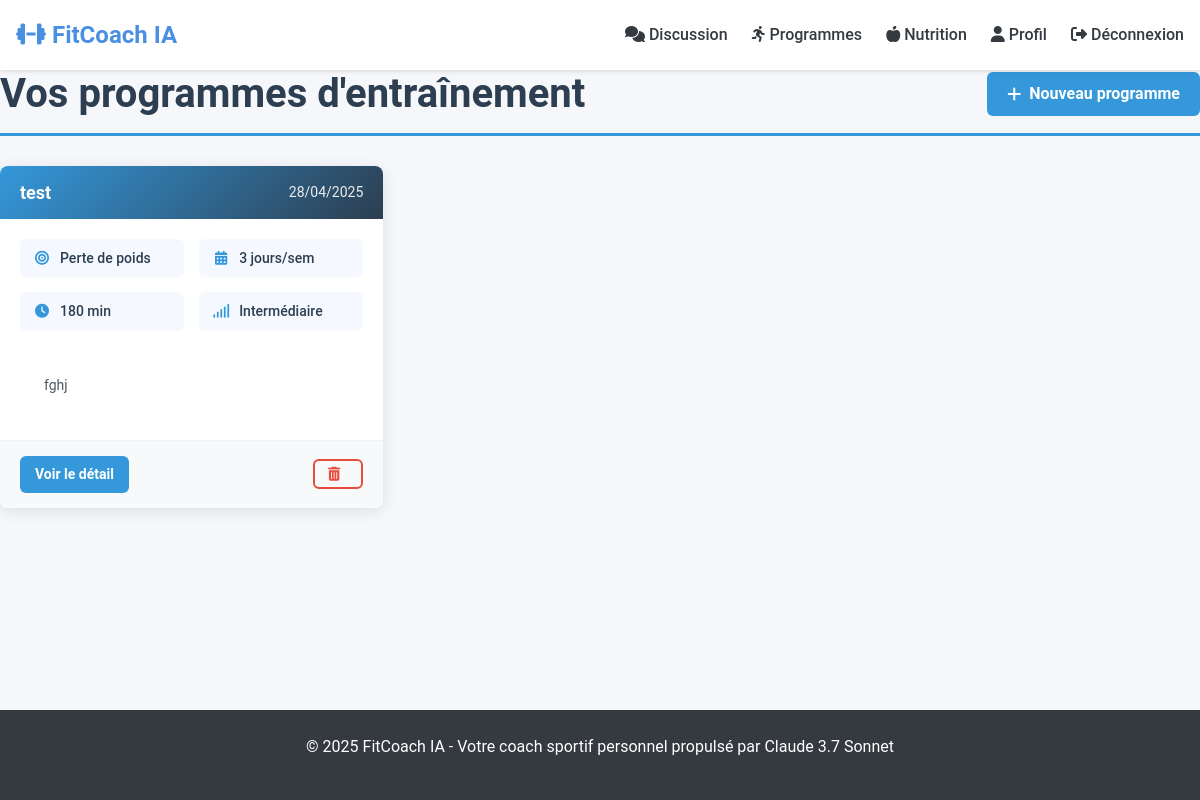
Screenshot of /workout-plans (signed in) with the database file from the repository.
### models/fitness_plan.py (models this page shows, shortened)
class WorkoutPlan(db.Model):
    id = db.Column(db.Integer, primary_key=True)
    user_id = db.Column(db.Integer, db.ForeignKey('user.id'), nullable=False)
    title = db.Column(db.String(100), nullable=False)
    description = db.Column(db.Text)
    objective = db.Column(db.String(100))
    days_per_week = db.Column(db.Integer)
    duration_minutes = db.Column(db.Integer)
    difficulty_level = db.Column(db.String(20))
    plan_content = db.Column(db.Text, nullable=False)  # Le plan complet généré par Claude
    created_at = db.Column(db.DateTime, default=datetime.utcnow)
    updated_at = db.Column(db.DateTime, default=datetime.utcnow, onupdate=datetime.utcnow)

### app.py (the view)
@app.route('/workout-plans')
@login_required
def workout_plans():
    plans = WorkoutPlan.query.filter_by(user_id=current_user.id).order_by(WorkoutPlan.created_at.desc()).all()
    return render_template('workout_plans.html', plans=plans)

### app.py (called while the page is built)
@login_manager.user_loader
def load_user(user_id):
    return User.query.get(int(user_id))

@app.context_processor
def inject_now():
    return {'now': datetime.utcnow()}

### templates/workout_plans.html (shortened to what this page needs)
{% extends 'base.html' %}
{% block extra_css %}
<link rel="stylesheet" href="{{ url_for('static', filename='css/plans.css') }}">
{% endblock %}
{% block content %}
<div class="plans-container">
    <div class="page-header">
        <h1>Vos programmes d'entraînement</h1>
        <a href="{{ url_for('new_workout_plan') }}" class="btn btn-primary">
            <i class="fas fa-plus"></i> Nouveau programme
        </a>
    </div>
    {% if plans %}
    <div class="plans-grid">
        {% for plan in plans %}
        <div class="plan-card">
            <div class="plan-card-header">
                <h3>{{ plan.title }}</h3>
                <span class="plan-date">{{ plan.created_at.strftime('%d/%m/%Y') }}</span>
            </div>
            <div class="plan-card-body">
                <div class="plan-meta-grid">
                    <div class="plan-meta-item">
                        <i class="fas fa-bullseye"></i>
                        <span>
                            {% if plan.objective == 'perte_de_poids' %}Perte de poids
                            {% elif plan.objective == 'prise_de_muscle' %}Prise de muscle
                            {% elif plan.objective == 'endurance' %}Endurance
                            {% elif plan.objective == 'force' %}Force
                            {% elif plan.objective == 'sante' %}Santé
                            {% elif plan.objective == 'mobilite' %}Mobilité
                            {% else %}{{ plan.objective }}{% endif %}
                        </span>
                    </div>
                    <div class="plan-meta-item">
                        <i class="fas fa-calendar-alt"></i>
                        <span>{{ plan.days_per_week }} jours/sem</span>
                    </div>
                    <div class="plan-meta-item">
                        <i class="fas fa-clock"></i>
                        <span>{{ plan.duration_minutes }} min</span>
                    </div>
                    <div class="plan-meta-item">
                        <i class="fas fa-signal"></i>
                        <span>
                            {% if plan.difficulty_level == 'debutant' %}Débutant
                            {% elif plan.difficulty_level == 'intermediaire' %}Intermédiaire
                            {% elif plan.difficulty_level == 'avance' %}Avancé
                            {% else %}{{ plan.difficulty_level }}{% endif %}
                        </span>
                    </div>
                </div>
                <p class="plan-description">{{ plan.description }}</p>
            </div>
            <div class="plan-card-footer">
                <a href="{{ url_for('workout_plan', plan_id=plan.id) }}" class="btn btn-primary btn-sm">Voir le détail</a>
                <form method="POST" action="{{ url_for('delete_workout_plan', plan_id=plan.id) }}" class="inline-form" onsubmit="return confirm('Êtes-vous sûr de vouloir supprimer ce programme?');">
                    <button type="submit" class="btn btn-outline btn-sm">
                        <i class="fas fa-trash-alt"></i>
                    </button>
                </form>
            </div>
        </div>
        {% endfor %}
    </div>
    {% endif %}
</div>
{% endblock %}

### static/css/main.css (style rules this page uses)
:root { --primary-color: #4a90e2; --primary-dark: #3a7bc8; --primary-light: #6ba5e9; --secondary-color: #6c757d; --success-color: #28a745; --danger-color: #dc3545; --warning-color: #ffc107; --info-color: #17a2b8; --dark-color: #343a40; --light-color: #f8f9fa; --body-bg: #f5f7fa; --body-color: #333; --font-main: 'Roboto', -apple-system, BlinkMacSystemFont, 'Segoe UI', Oxygen, Ubuntu, Cantarell, sans-serif; --border-radius: 8px; --box-shadow: 0 2px 8px rgba(0, 0, 0, 0.1); }
* { margin: 0; padding: 0; box-sizing: border-box; }
body { font-family: var(--font-main); font-size: 16px; line-height: 1.6; color: var(--body-color); background-color: var(--body-bg); min-height: 100vh; display: flex; flex-direction: column; }
a { color: var(--primary-color); text-decoration: none; transition: color 0.2s ease; }
h1, h2, h3, h4, h5, h6 { margin-bottom: 1rem; font-weight: 700; line-height: 1.2; }
h1 { font-size: 2.5rem; }
h3 { font-size: 1.75rem; }
p { margin-bottom: 1rem; }
.btn { display: inline-block; font-weight: 500; text-align: center; white-space: nowrap; vertical-align: middle; user-select: none; border: 1px solid transparent; padding: 0.5rem 1rem; font-size: 1rem; line-height: 1.5; border-radius: var(--border-radius); transition: all 0.2s ease-in-out; cursor: pointer; }
.btn-primary { color: white; background-color: var(--primary-color); border-color: var(--primary-color); }
.btn-outline { color: var(--primary-color); background-color: transparent; border-color: var(--primary-color); }
.btn-sm { padding: 0.25rem 0.5rem; font-size: 0.875rem; }
.page-header { display: flex; justify-content: space-between; align-items: center; margin-bottom: 2rem; }
.plan-description, .plan-content { padding: 1.5rem; }

### static/css/plans.css (style rules this page uses)
.plans-container { max-width: 1200px; margin: 0 auto; font-family: 'Roboto', 'Open Sans', sans-serif; }
.page-header { display: flex; justify-content: space-between; align-items: center; margin-bottom: 30px; border-bottom: 3px solid #3498db; padding-bottom: 15px; }
.page-header h1 { color: #2c3e50; font-weight: 700; margin: 0; }
.plans-grid { display: grid; grid-template-columns: repeat(auto-fill, minmax(300px, 1fr)); gap: 25px; margin-bottom: 40px; }
.plan-card { background-color: white; border-radius: 8px; overflow: hidden; box-shadow: 0 3px 15px rgba(0, 0, 0, 0.1); transition: transform 0.2s, box-shadow 0.2s; display: flex; flex-direction: column; height: 100%; }
.plan-card-header { padding: 15px 20px; background: linear-gradient(135deg, #3498db, #2c3e50); color: white; display: flex; justify-content: space-between; align-items: center; }
.plan-card-header h3 { margin: 0; font-weight: 600; font-size: 18px; }
.plan-date { font-size: 14px; opacity: 0.9; }
.plan-card-body { padding: 20px; flex-grow: 1; display: flex; flex-direction: column; }
.plan-meta-grid { display: grid; grid-template-columns: repeat(2, 1fr); gap: 15px; margin-bottom: 20px; }
.plan-meta-item { display: flex; align-items: center; background-color: #f5f9ff; padding: 8px 12px; border-radius: 6px; }
.plan-meta-item i { color: #3498db; font-size: 14px; margin-right: 8px; width: 20px; text-align: center; }
.plan-meta-item span { color: #2c3e50; font-weight: 500; font-size: 14px; }
.plan-description { margin: 0; color: #4e5a65; line-height: 1.5; font-size: 14px; margin-top: auto; flex-grow: 1; overflow: hidden; display: -webkit-box; -webkit-line-clamp: 3; -webkit-box-orient: vertical; }
.plan-card-footer { padding: 15px 20px; background-color: #f8f9fa; display: flex; justify-content: space-between; align-items: center; border-top: 1px solid #eff2f7; }
.btn { display: inline-flex; align-items: center; padding: 10px 20px; border-radius: 6px; font-weight: 600; text-decoration: none; transition: all 0.2s ease; cursor: pointer; border: none; }
.btn i { margin-right: 8px; }
.btn-sm { padding: 8px 15px; font-size: 14px; }
.btn-primary { background-color: #3498db; color: white; }
.btn-outline { background-color: transparent; color: #e74c3c; border: 2px solid #e74c3c; padding: 6px 13px; }
.inline-form { display: inline; }

### rows the page displays
WorkoutPlan: title "test", created_at "28/04/2025", objective "Perte de poids", days_per_week "3", duration_minutes "180", difficulty_level "Intermédiaire", description "fghj"
